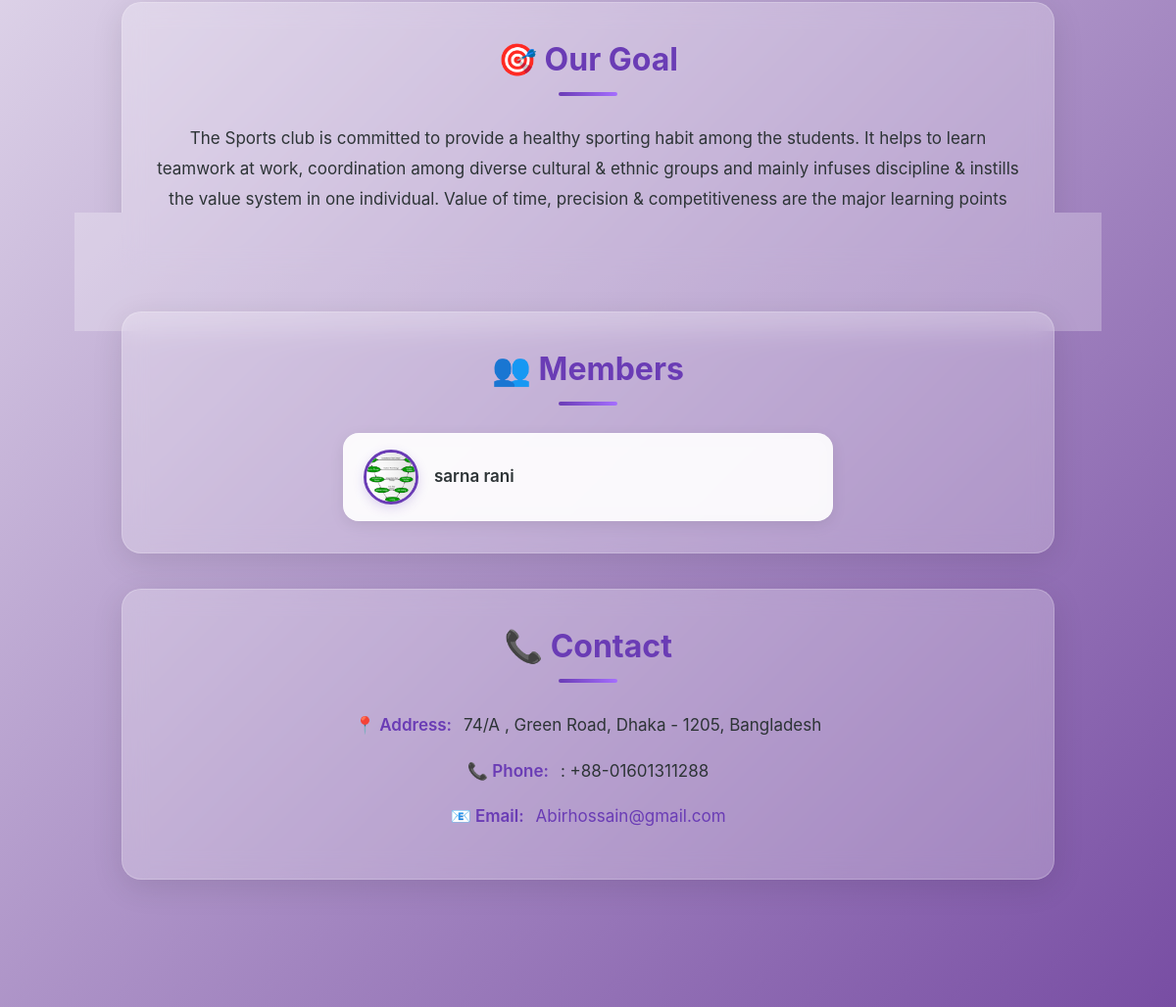
The app's page /clubnest/clubs/sports-club/ (lower part), older data.
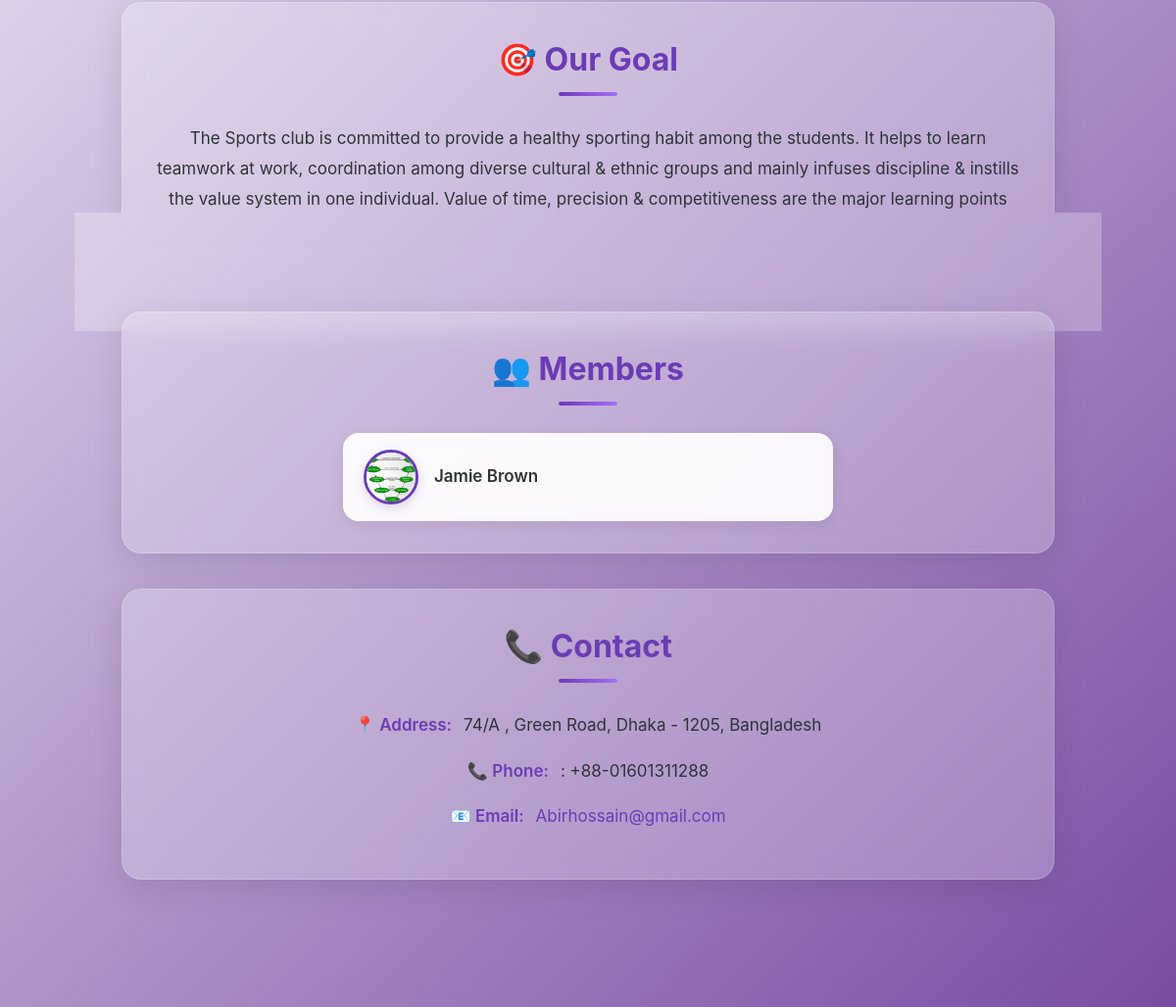
The same page, newer data.
### ClubNest/models.py (models this page shows, shortened)
class Membership(models.Model):
    profile = models.ForeignKey(Profile, on_delete=models.CASCADE)  # ✅ Added
    club = models.ForeignKey(Club, on_delete=models.CASCADE)
    is_approved = models.BooleanField(default=False)
    joined_at = models.DateTimeField(auto_now_add=True)
    class Meta:
        unique_together = ('profile', 'club')

class Profile(models.Model):
    user = models.OneToOneField(User, on_delete=models.CASCADE)
    profile_pic = models.ImageField(upload_to='profile_pics/', default='default.png', blank=True, null=True)
    department = models.CharField(
        max_length=50,
        choices=[
            ('CSE', 'CSE'), ('EEE', 'EEE'), ('Civil', 'Civil'),
            ('Pharmacy', 'Pharmacy'), ('ENG', 'ENG'),
            ('Archi', 'Archi'), ('BBA', 'BBA'),
        ],
        blank=True,
        null=True
    )
    semester = models.CharField(
        max_length=10,
        choices=[('1st', '1st'), ('2nd', '2nd'), ('3rd', '3rd'),
                 ('4th', '4th'), ('5th', '5th'), ('6th', '6th'),
                 ('7th', '7th'), ('8th', '8th')],
        blank=True,
        null=True
    )
    clubs = models.ManyToManyField('Club', through='Membership', blank=True)

### ClubNest/views.py (the view)
# urls.py: path('clubs/<slug:slug>/', views.club_detail, name='club_detail'),
def club_detail(request, slug):
    club = get_object_or_404(Club, slug=slug)
    today = date.today()
    approved_members = Membership.objects.filter(
        club=club,
        is_approved=True,
        profile__user__isnull=False  # Only members with valid user
    ).select_related('profile__user')  # <-- select_related user
    upcoming_events = Event.objects.filter(
        club=club,
        date__gte=today
    ).order_by('date')
    context = {
        'club': club,
        'events': upcoming_events,
        'approved_members': approved_members
    }
    return render(request, 'club_detail.html', context)

### templates/club_detail.html (shortened to what this page needs)
{% load static %}
<!DOCTYPE html>
<html lang="en">
<head>
</head>
<body>
<div class="content">
  <section id="goal">
    <h2>🎯 Our Goal</h2>
    <p>{{ club.our_goal }}</p>
  </section>
  <section id="members">
    <h2>👥 Members</h2>
    {% if approved_members %}
        <div class="members-container">
            {% for member in approved_members|slice:":4" %}
                <div class="member-card">
                    {% if member.profile.profile_pic %}
                        <img src="{{ member.profile.profile_pic.url }}" alt="{{ member.profile.user.first_name }}">
                    {% else %}
                        <img src="{% static 'images/default-profile.png' %}" alt="{{ member.profile.user.first_name }}">
                    {% endif %}
                    <a href="{% url 'profile_view' member.profile.user.id %}">
                        {% if member.profile.user.get_full_name %}
                            {{ member.profile.user.get_full_name }}
                        {% else %}
                            {{ member.profile.user.username }}
                        {% endif %}
                    </a>
                </div>
            {% endfor %}
        </div>
    {% else %}
        <p style="text-align:center; color:var(--text-light);">No members yet. Be the first to join!</p>
    {% endif %}
</section>
  <section id="contact">
    <h2>📞 Contact</h2>
    <div class="contact-info">
      <p><strong>📍 Address:</strong> {{ club.contact_address }}</p>
      <p><strong>📞 Phone:</strong> {{ club.contact_phone }}</p>
      <p><strong>📧 Email:</strong>
        <a href="mailto:{{ club.contact_email }}" class="contact-link">{{ club.contact_email }}</a>
      </p>
    </div>
  </section>
  <div class="leave-btn-container">
    <button class="leave-btn" onclick="leaveClub()">🚪 Leave Club</button>
  </div>
</div>
</body>
</html>

Row changes from the older to the newer data that the page shows:
changed through a linked row, Membership: profile.user.get_full_name "sarna rani" → "Jamie Brown"
